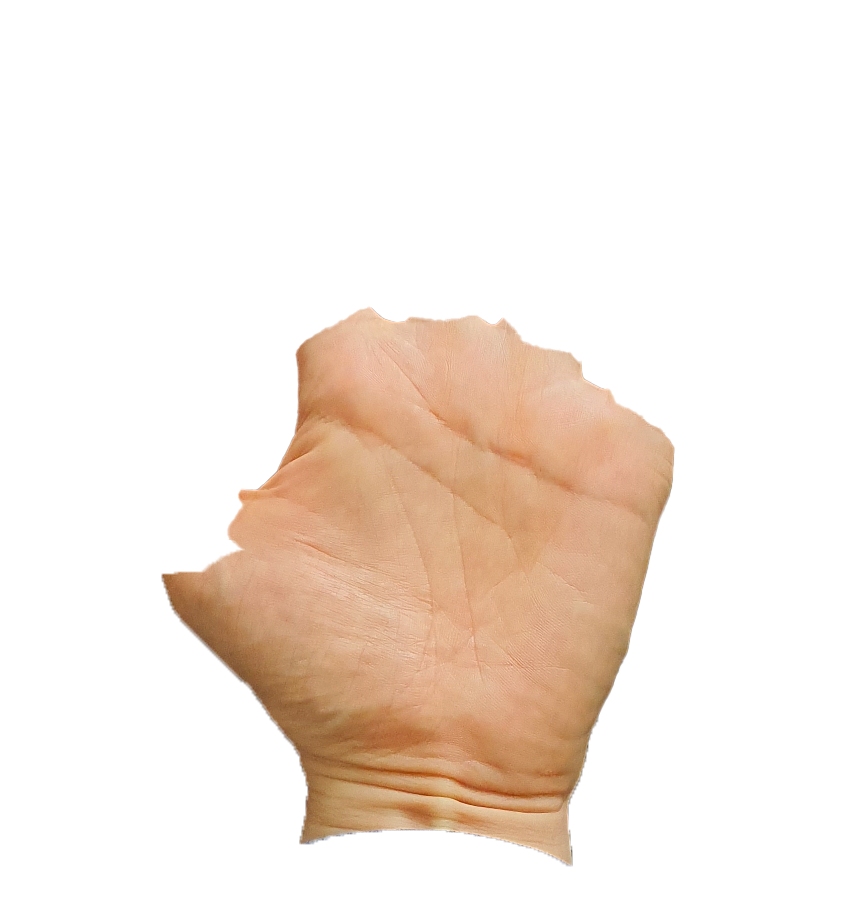
#> input picture test_img/sample0.1.png, 856 x 907 px, found by its file name; its folder holds only this picture in this run
$ python hpf.py
#> lines starting #> are read from the running program, lines starting #| are printed output that depends on the picture
import cv2
import enum
import numpy as np
import os

# 구현 할 때 사용한 스펙
# cv2 버젼(cv2.__version__) -> 4.5.2
# numpy 버젼(np.__version__) -> 1.19.5
# 파이썬 버젼(python --version) -> 3.9.5


# 그냥 상수들
X = 'x'
Y = 'y'
MAX_ALPHA = 'max_alpha'
DIVIDER = 'divider'

# process 함수를 실행할 때 인풋으로 alpha나 gaussian이 주어지지 않았을 때 해당 인풋의 기본값으로 사용될 변수
# 값이 주어졌는지 여부를 if로 확인하여 값이 주어졌을 때에만 후처리를 하도록 하기 위해 사용함
NOT_FOUND = -404

# HPF를 sobel로써 사용하려 한다면 alpha에 0~1000 값만 사용할 수 있음
# alpha는 트랙바에서 sobel이나 scharr에 해당함
# 사용 예시는 밑에 참고
max_sobel_alpha = 1000
sobel_divider = 750

# HPF를 sobel로써 사용하려 한다면 alpha에 0~500 값만 사용할 수 있음
max_scharr_alpha = 500
scharr_divider = 10

# HPF 클래스로 사용할 수 있는 소벨과 샤르 필터 모두 하나의 가우시안 최대값을 공통으로 사용하여 아래처럼 정의함
MAX_GAUSSIAN_VALUE = 10


class HPF_type(enum.IntEnum):
    SB3X3 = 0
    SB5X5 = 1
    SB7X7 = 2
    SC3X3 = 3
    SC5X5 = 4


# 각 필터들에 해당하는 데이터
HPF_kernel = {
    HPF_type.SB3X3: {X: np.array([[-1, 0, 1],
                                  [-2, 0, 2],
                                  [-1, 0, 1]]),
                     Y: np.array([[-1, -2, -1],
                                  [0, 0, 0],
                                  [1, 2, 1]]),
                     MAX_ALPHA: max_sobel_alpha,
                     DIVIDER: sobel_divider
                     },
    HPF_type.SB5X5: {X: np.array([
        [-5, -4, 0, 4, 5],
        [-8, -10, 0, 10, 8],
        [-10, -20, 0, 20, 10],
        [-8, -10, 0, 10, 8],
        [-5, -4, 0, 4, 5]]) / 20,
                     Y: np.array([
                         [-5, -8, -10, -8, -5],
                         [-4, -10, -20, -10, -4],
                         [0, 0, 0, 0, 0],
                         [4, 10, 20, 10, 4],
                         [5, 8, 10, 8, 5]
                     ]) / 20,
                     MAX_ALPHA: max_sobel_alpha,
                     DIVIDER: sobel_divider
                     },
    HPF_type.SB7X7: {X: np.array([
        [-3 / 18, -2 / 13, -1 / 10, 0, 1 / 10, 2 / 13, 3 / 18],
        [-3 / 13, -2 / 8, -1 / 5, 0, 1 / 5, 2 / 8, 3 / 13],
        [-3 / 10, -2 / 5, -1 / 2, 0, 1 / 2, 2 / 5, 3 / 10],
        [-3 / 9, -2 / 4, -1 / 1, 0, 1 / 1, 2 / 4, 3 / 9],
        [-3 / 10, -2 / 5, -1 / 2, 0, 1 / 2, 2 / 5, 3 / 10],
        [-3 / 13, -2 / 8, -1 / 5, 0, 1 / 5, 2 / 8, 3 / 13],
        [-3 / 18, -2 / 13, -1 / 10, 0, 1 / 10, 2 / 13, 3 / 18]]),
        Y: np.array([
            [-3 / 18, -3 / 13, -3 / 10, -3 / 9, -3 / 10, -3 / 13, -3 / 18],
            [-2 / 13, -2 / 8, -2 / 5, -2 / 4, -2 / 5, -2 / 8, -2 / 13],
            [-1 / 10, -1 / 5, -1 / 2, -1 / 1, -1 / 2, -1 / 5, -1 / 10],
            [0, 0, 0, 0, 0, 0, 0],
            [1 / 10, 1 / 5, 1 / 2, 1 / 1, 1 / 2, 1 / 5, 1 / 10],
            [2 / 13, 2 / 8, 2 / 5, 2 / 4, 2 / 5, 2 / 8, 2 / 13],
            [3 / 18, 3 / 13, 3 / 10, 3 / 9, 3 / 10, 3 / 13, 3 / 18]
        ]),
        MAX_ALPHA: max_sobel_alpha,
        DIVIDER: sobel_divider
    },

    HPF_type.SC3X3: {X: np.array([[-3, 0, 3],
                                  [-10, 0, 10],
                                  [-3, 0, 3]]) / 60,
                     Y: np.array([[-3, -10, -3],
                                  [0, 0, 0],
                                  [3, 10, 3]]) / 60,
                     MAX_ALPHA: max_scharr_alpha,
                     DIVIDER: scharr_divider
                     },
    HPF_type.SC5X5: {X: np.array([
        [-1, -1, 0, 1, 1],
        [-2, -2, 0, 2, 2],
        [-3, -6, 0, 6, 3],
        [-2, -2, 0, 2, 2],
        [-1, -1, 0, 1, 1]]) / 60,
                     Y: np.array([
                         [-1, -2, -3, -2, -1],
                         [-1, -2, -6, -2, -1],
                         [0, 0, 0, 0, 0],
                         [1, 2, 6, 2, 1],
                         [1, 2, 3, 2, 1]
                     ]) / 60,
                     MAX_ALPHA: max_scharr_alpha,
                     DIVIDER: scharr_divider},
}


class HPF:
    def __init__(self, filter_type, alpha, gaussian):
        # 예외처리
        if not isinstance(filter_type, HPF_type):
            print('Given HPF type is not supported.')
            exit(1)

        self.kernel = HPF_kernel[filter_type]

        alpha_checker = self.check_alpha(alpha)
        gaussian_checker = self.check_gaussian(gaussian)

        if alpha_checker is not None:
            exit(1)
        if gaussian_checker is not None:
            exit(1)

        # 트랙바에 해당하는 값들을 실제 필터링, 가우시안 블러에 사용하는 값으로 연산해서 클래스에 저장
        self.alpha = alpha / self.kernel[DIVIDER]
        self.gaussian_ksize = (gaussian * 2) + 1

    def check_alpha(self, alpha):
        if alpha < 0:
            return 'Alpha argument should be bigger than 0.'

        if alpha > self.kernel[MAX_ALPHA]:
            return f'Alpha argument should be lower.'

        return None

    def check_gaussian(self, gaussian):
        if gaussian < 0:
            return 'gaussian argument should be bigger than 0.'
        if gaussian > MAX_GAUSSIAN_VALUE:
            return f'gaussian argument should be lower than {MAX_GAUSSIAN_VALUE}.'

        return None

    def calculate_HPF(self, img):
        gray = cv2.cvtColor(img, cv2.COLOR_BGR2GRAY)

        # 소벨 필터값
        x_kernel = self.kernel[X]
        y_kernel = self.kernel[Y]

        # '트랙바의 값 / 10'을 소벨 필터값 전체에 곱한다
        x_kernel = self.alpha * x_kernel
        y_kernel = self.alpha * y_kernel

        # 이미지에 소벨 필터를 적용한다
        edge_gx = cv2.filter2D(gray, -1, x_kernel)
        edge_gy = cv2.filter2D(gray, -1, y_kernel)

        default_weight = 1.0
        merged = cv2.addWeighted(
            edge_gx, default_weight, edge_gy, default_weight, 0)

        return merged

    def calculate_gaussian(self, img_param):
        gaussian = cv2.GaussianBlur(
            img_param, (self.gaussian_ksize, self.gaussian_ksize), cv2.BORDER_DEFAULT)
        return gaussian

    def process(self, img_param, alpha=NOT_FOUND, gaussian=NOT_FOUND):
        if alpha != NOT_FOUND:
            alpha_checker = self.check_alpha(alpha)

            if alpha_checker is not None:
                print(alpha_checker)
                exit(1)

            self.alpha = alpha / self.kernel[DIVIDER]

        if gaussian != NOT_FOUND:
            gaussian_checker = self.check_gaussian(gaussian)

            if gaussian_checker is not None:
                exit(1)

            self.gaussian_ksize = (gaussian * 2) + 1

        HPF_calculated = self.calculate_HPF(img_param)
        result_img = self.calculate_gaussian(HPF_calculated)
        return result_img


# 아래는 사용 예시입니다

for i in range(12):
    # 이미지 읽기
    directory_path = "C:/Users/think/workspace/palm-beesly/test_img"
    image_name = f"sample{i}"
    image_path = directory_path + '/' + image_name + ".1.png"

    # "C:/Users/think/workspace/palm-beesly/test_img/sample2.1.png"
    img = cv2.imread(image_path)
#> img is the input picture: shape (907, 856, 3); mean B, G, R 223.7, 232.8, 244.5

    if img is None:
        print(f"Image{i} is empty!!")
        continue
        # exit(1)
    # alpha(HPF의 2번째 인자)는 트랙바에서처럼 필터마다 최대값이 다른고 0 ~ max_sobel_alpha 혹은 0 ~ max_scharr_alpha이어야 함
    # gaussian(HPF의 3번째 인자)은 트랙바에서처럼 0~10만 가능함

    sb3x3 = HPF(HPF_type.SB3X3, alpha=500, gaussian=1).process(img)
#> in calculate_HPF, `gray = cv2.cvtColor(img, cv2.COLOR_BGR2GRAY)`:
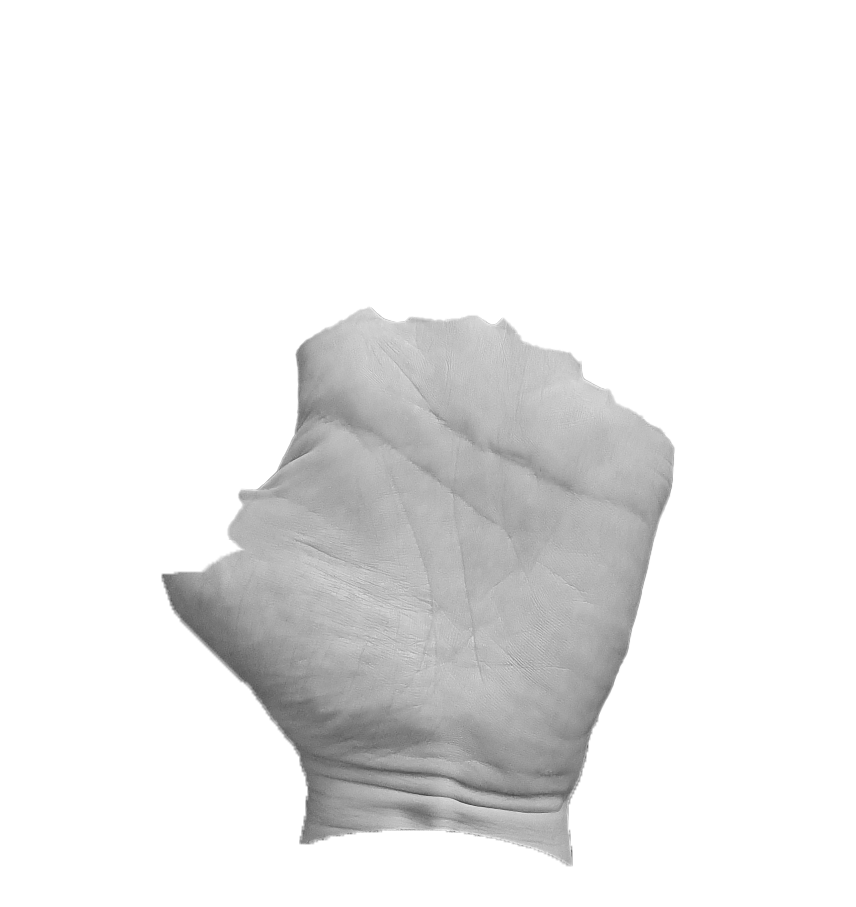
#> gray: shape (907, 856); min 70, max 255, mean 235.3
    # cv2.imshow('sb3x3', sb3x3)
    cv2.imwrite(os.path.join(directory_path, image_name + ".2.png"), sb3x3)


    sb5x5 = HPF(HPF_type.SB5X5, alpha=500, gaussian=2)
    # cv2.imshow('sb5x5', sb5x5.process(img))
    cv2.imwrite(os.path.join(directory_path , image_name+".3.png"), sb5x5.process(img))


    sb7x7 = HPF(HPF_type.SB7X7, alpha=500, gaussian=3)
    sb7x7_result = sb7x7.process(img)
    # cv2.imshow('sb7x7', sb7x7_result)
    cv2.imwrite(os.path.join(directory_path , image_name+".4.png"), sb7x7_result)


    sc3x3 = HPF(HPF_type.SC3X3, alpha=500, gaussian=4).process(img)
    # cv2.imshow('sc3x3', sc3x3)
    cv2.imwrite(os.path.join(directory_path , image_name+".5.png"), sc3x3)


    sc5x5 = HPF(HPF_type.SC5X5, alpha=500, gaussian=5).process(img)
#> in calculate_HPF (call 5), `edge_gx = cv2.filter2D(gray, -1, x_kernel)`:
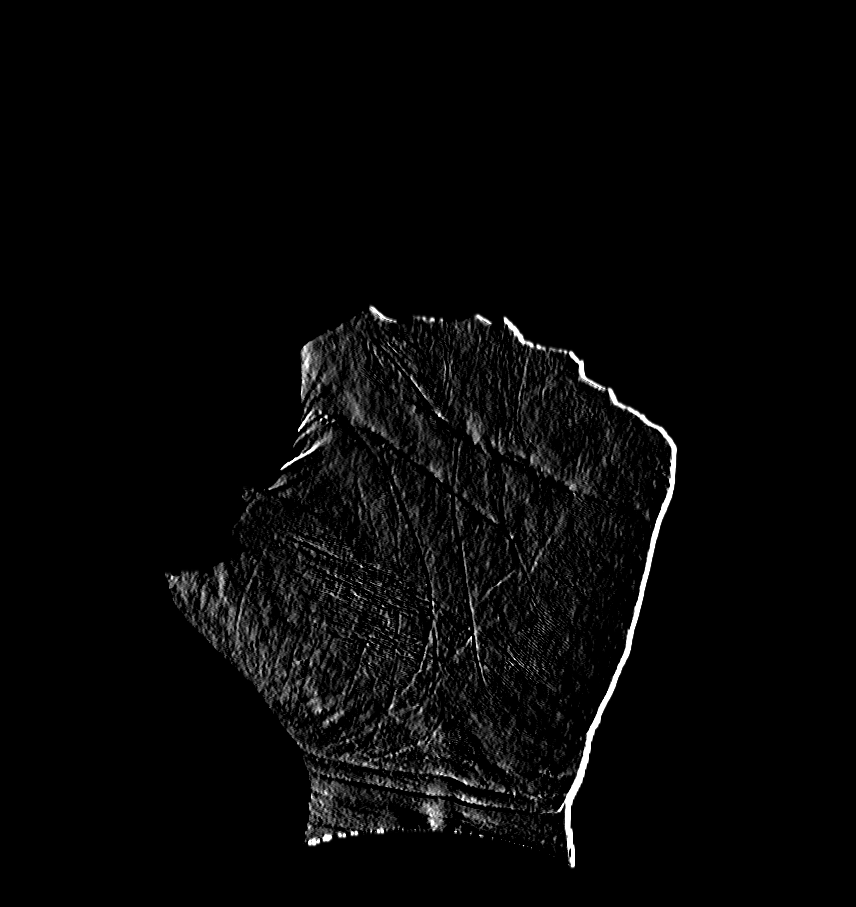
#> edge_gx: shape (907, 856); min 0, max 255, mean 6.6
#> in calculate_HPF (call 5), `edge_gy = cv2.filter2D(gray, -1, y_kernel)`:
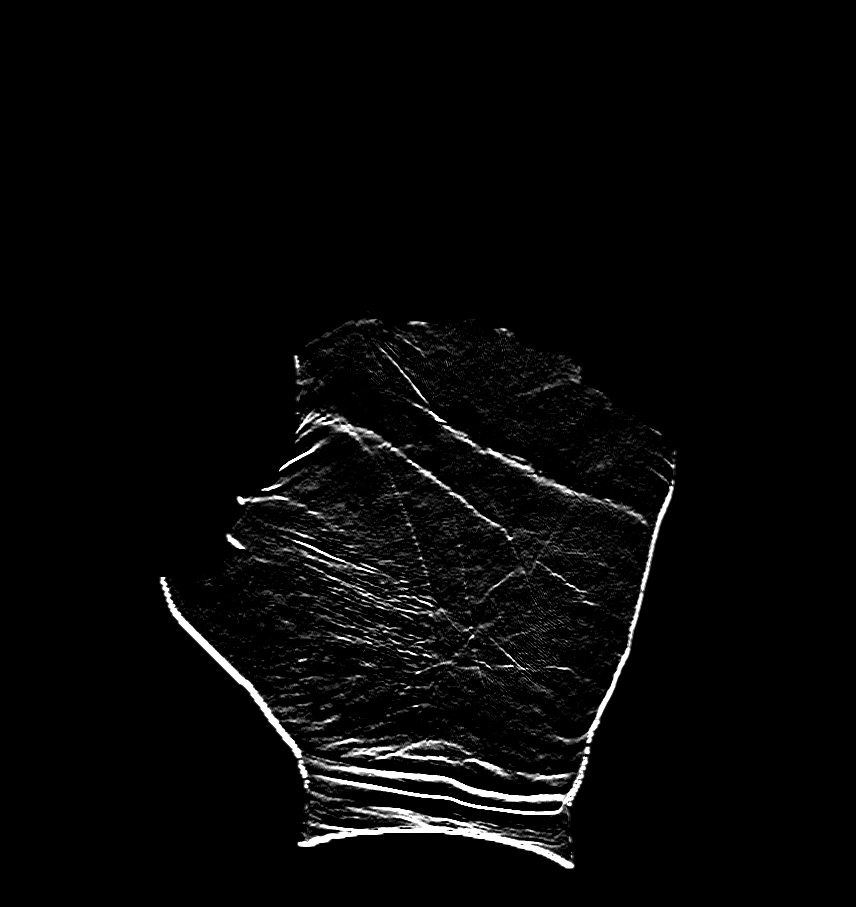
#> edge_gy: shape (907, 856); min 0, max 255, mean 7.1
#> in calculate_HPF (call 5), `merged = cv2.addWeighted( edge_gx, default_weight, edge_gy, default_we..`:
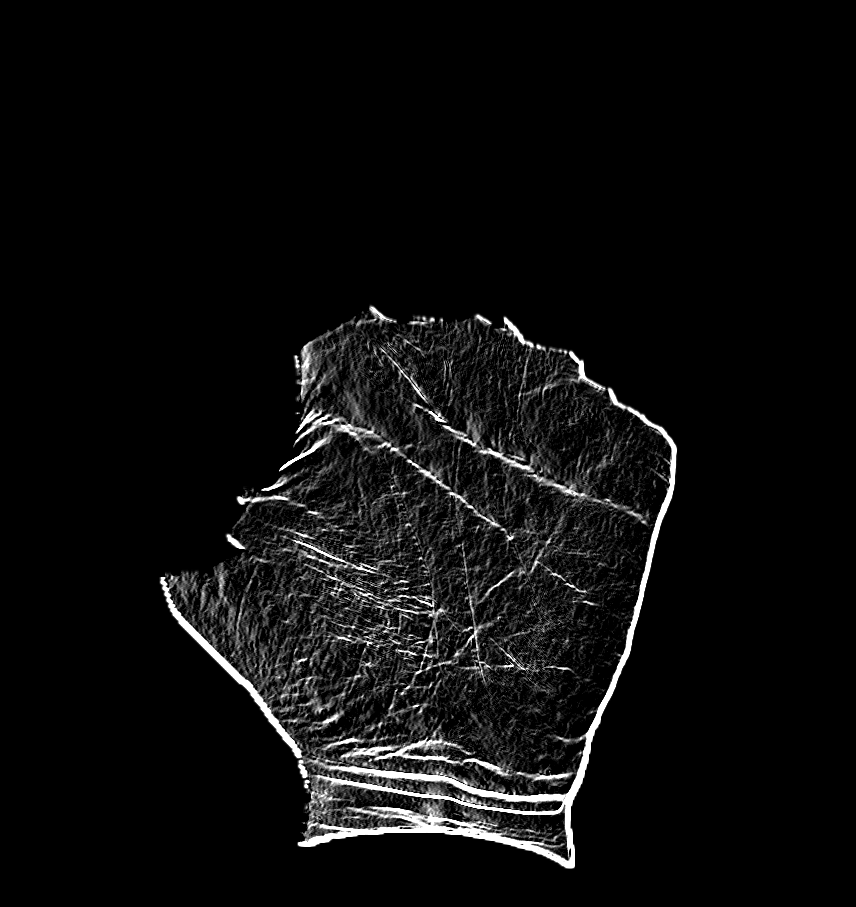
#> merged: shape (907, 856); min 0, max 255, mean 12.9
#> in calculate_gaussian (call 5), `gaussian = cv2.GaussianBlur( img_param, (self.gaussian_ksize, self.gau..`:
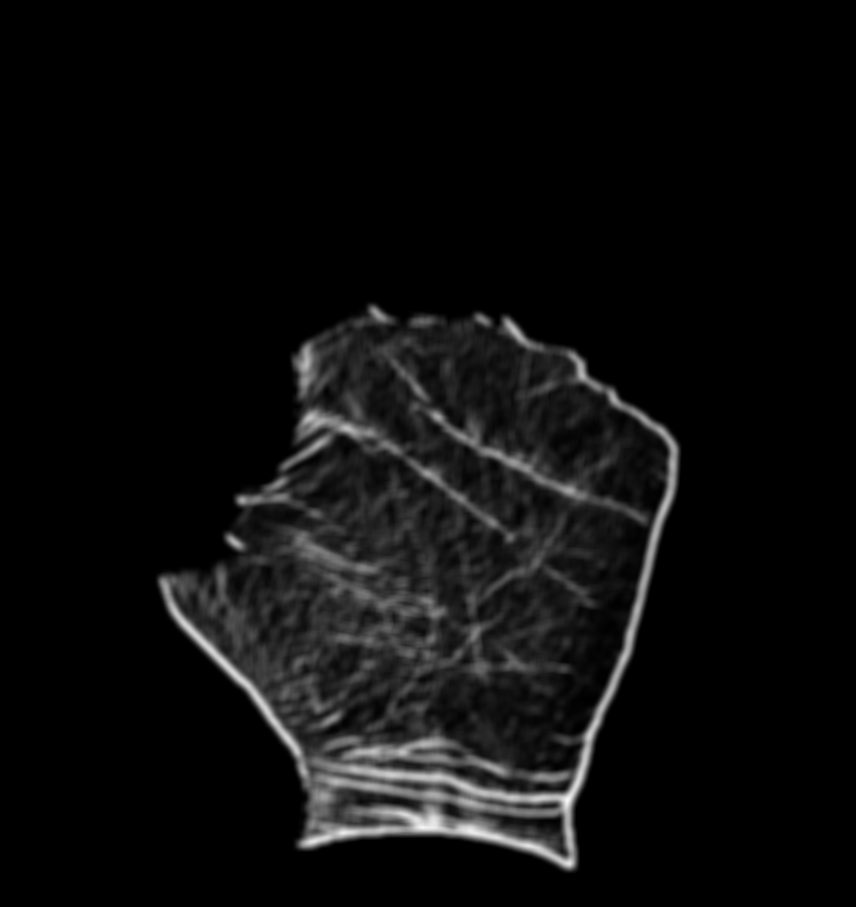
#> gaussian: shape (907, 856); min 0, max 248, mean 12.9
    # cv2.imshow('sc5x5', sc5x5)
    cv2.imwrite(os.path.join(directory_path , image_name+".6.png"), sc5x5)

    # cv2.waitKey(0)
    # cv2.destroyAllWindows()
print("done")
